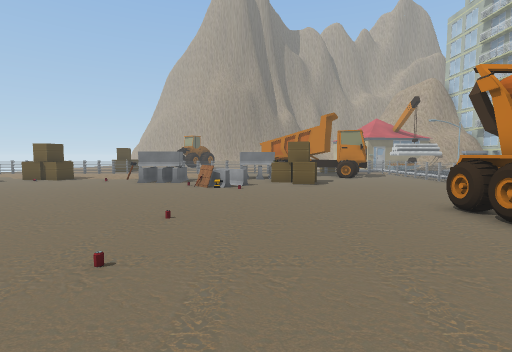
View 1 (above)

24 first-person views from a walk through a 3-D level made in the Unity game engine. The camera is 1.3 m above the floor, tilts 4° down and sees 85° across. The floor is counted in squares, 1 m on a side. Each view is taken from the middle of a square. On the plan, view 1 faces up. The plan holds only what a view shows up to about 13 squares ahead; the rest is blank. The place goes on beyond the plan. The player is left out. Some animated figures are left out. Some surface patterns are stand-ins.

View 2
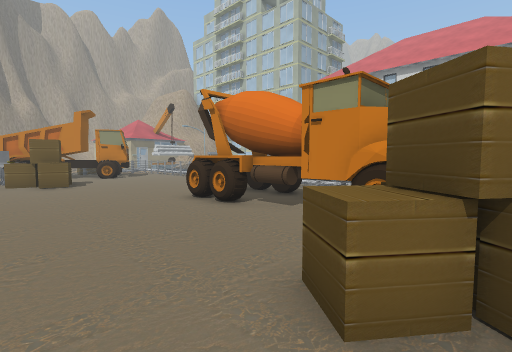

View 3
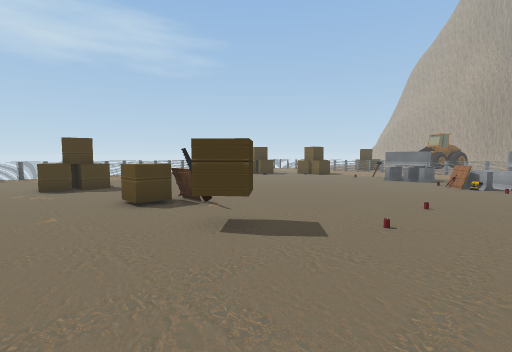

View 4
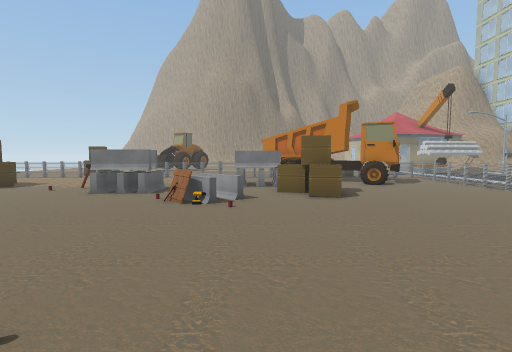

View 5
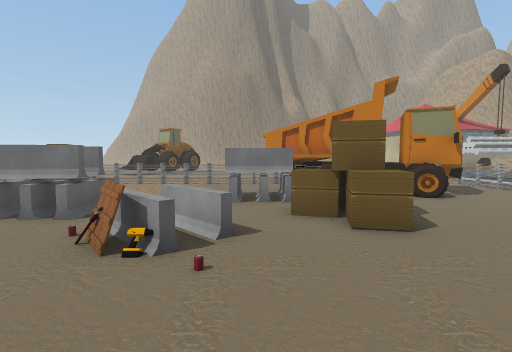

View 6
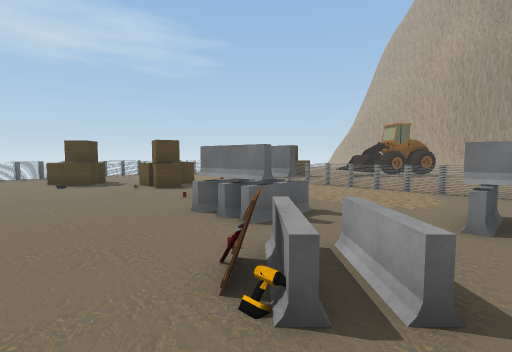

View 7
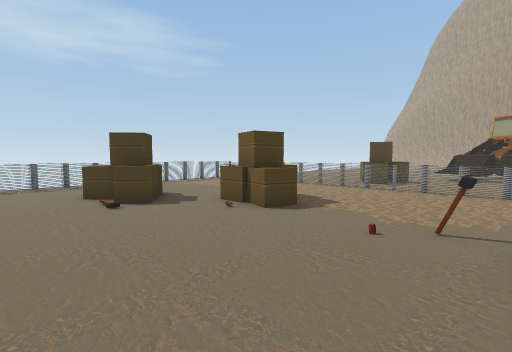

View 8
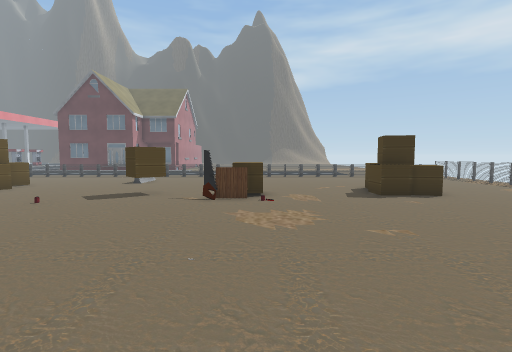

View 9
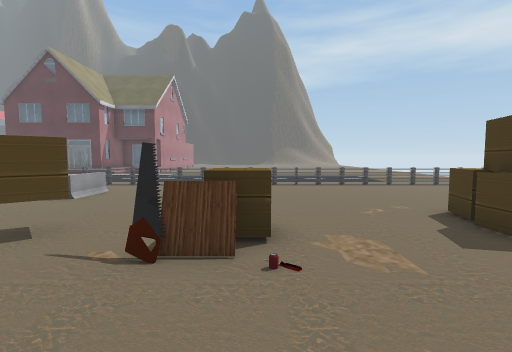

View 10
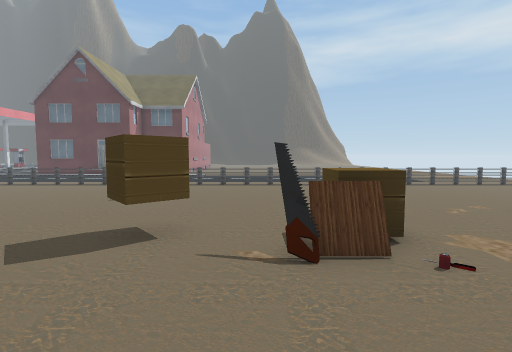

View 11
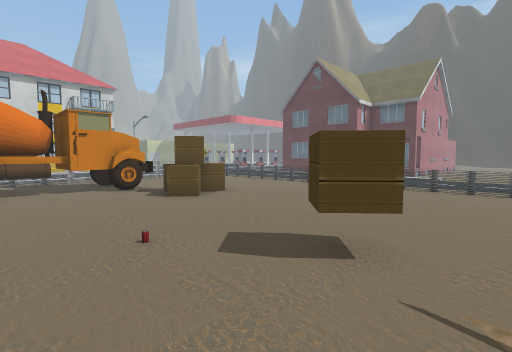

View 12
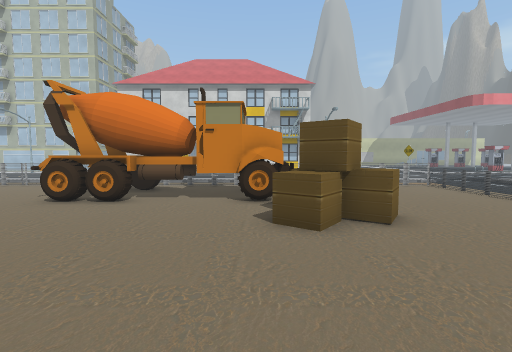

View 13
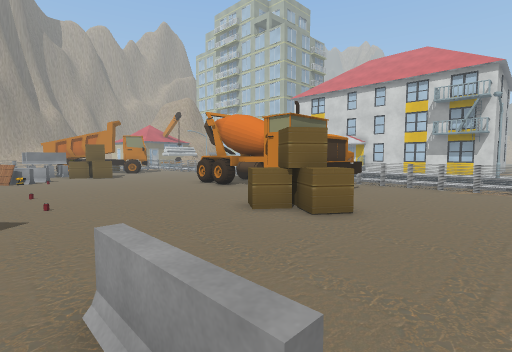

View 14
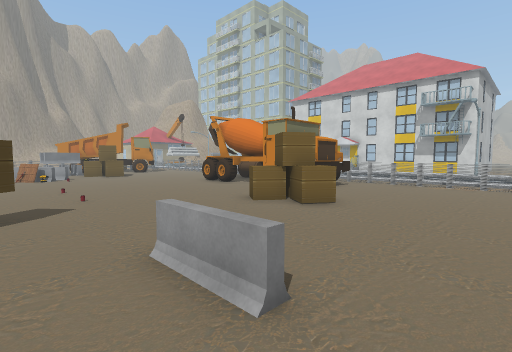

View 15
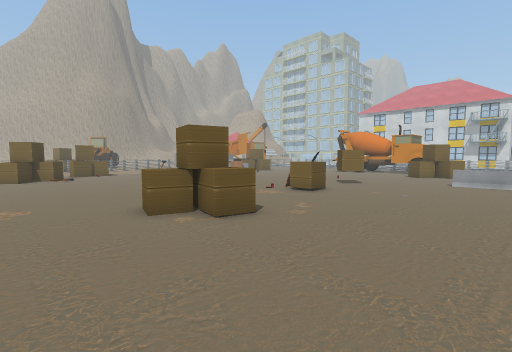

View 16
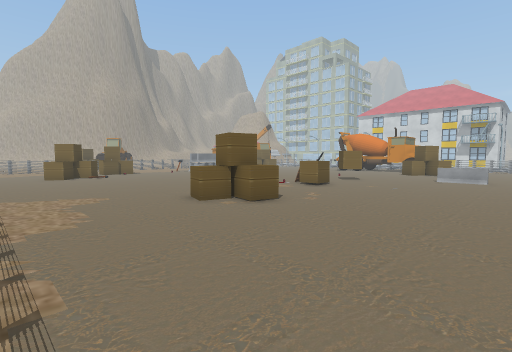

View 17
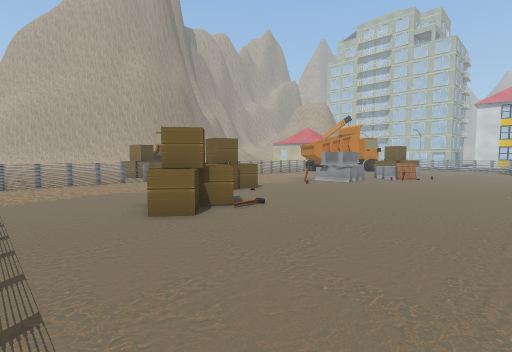

View 18
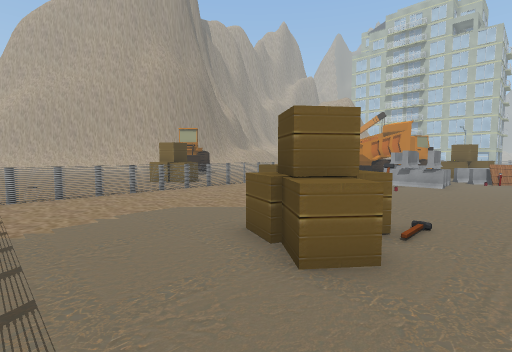

View 19
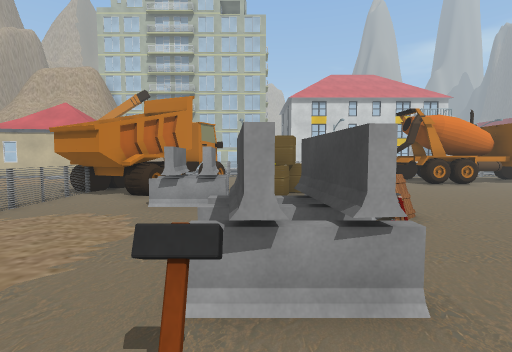

View 20
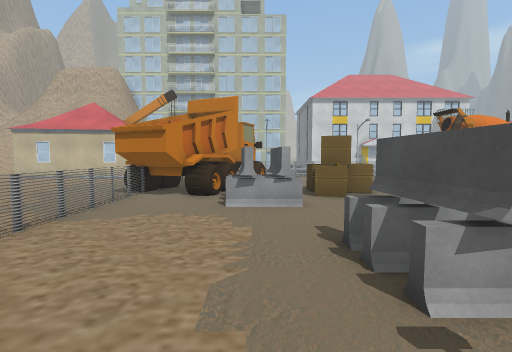

View 21
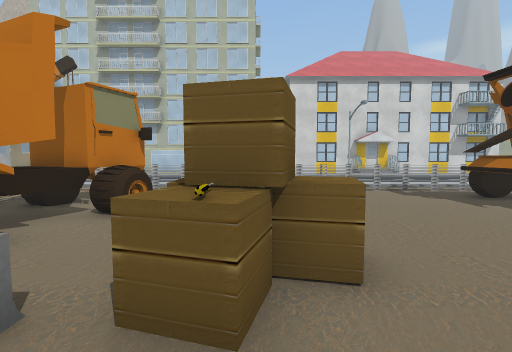

View 22
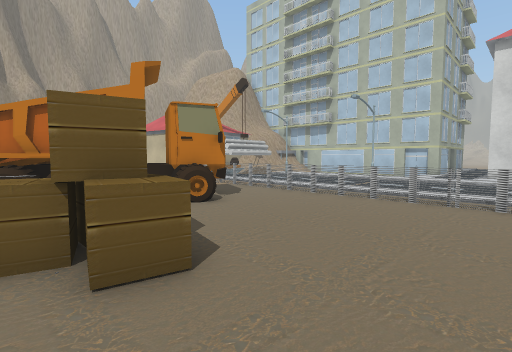

View 23
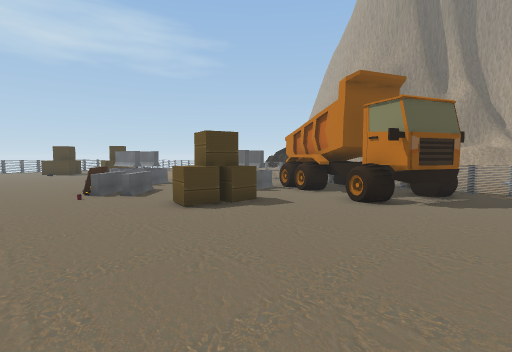

View 24
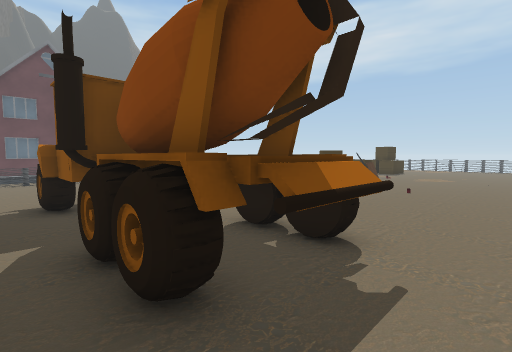

### Floor plan
Key: @ floor where view 1 was taken; # wall or solid block; . main floor; : floor 0.25 m higher than the main floor; = window, fence, low wall or low ledge; B box; T truck; H hammer; O other object.
Columns run from 20 left of view 1 to 11 right of it. Each row starts with its distance up from view 1.
 23         OO
 22  ............. ......TT    ..
 21  ====================TTTT# == =
 20  ....................TTTTTTT..=
 19  ....................TTTTT#T..=
 18  ...................=#TTTT#T..=
 17  .......O..........###...TTT..=
 16  ......BOB......=..###........=:
 15  ....B..BB...H###....BBB......=:
 14  ...BBB.......###.=..BBB......=:
 13 ....BBB..........=#=..BB......=:
 12 ....B.............O=..........=:
 11 ..............................=:
 10  .............................=
  9  .............................=:
  8   ........................OO..=:
  7  ........................OOOO.=:
  6   .......................OOOO.=:
  5  ........................OOOO.=
  4  ........................OOO..=
  3  .........................OOO.=
  2  .....BB....OOO.B........O OO.=
  1  .....BBB...BB.BB.....B..OOOO.=
  0  ......BB...........@.BBBOOOO.=
 -1  .....................BBB.....=:
 -2  ......................B......=:
 -3  .................=...........=:
 -4  .................=...........=:
 -5   ............................=:
 -6  . ...........................#
 -7   =============================

Positions as (right, up) in squares from view 1, and headings:
1: (0, 0), facing up
2: (0, -1), facing up-right
3: (0, -2), facing up-left
4: (0, 4), facing up
5: (0, 8), facing up
6: (0, 10), facing up-left
7: (-6, 10), facing up-left
8: (-8, 11), facing down
9: (-8, 6), facing down
10: (-6, 6), facing down
11: (-6, 5), facing down-right
12: (-3, 1), facing right
13: (-3, -5), facing up-right
14: (-4, -6), facing up-right
15: (-17, -5), facing up-right
16: (-19, -6), facing up-right
17: (-19, 7), facing up-right
18: (-19, 11), facing up-right
19: (-8, 15), facing right
20: (-8, 17), facing right
21: (-1, 14), facing right
22: (1, 10), facing up-right
23: (9, 9), facing up-left
24: (9, 9), facing down-left
